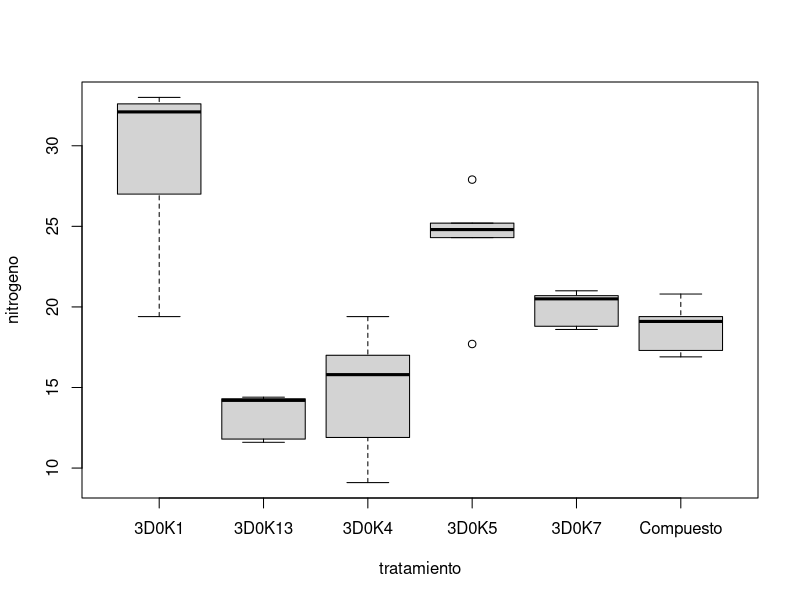

This chart was generated by the following R code:
rm(list=ls(all=TRUE))

#Generando estructuras de carpetas
dir.create(file.path(".","salidas","graficos"),showWarnings = FALSE, recursive=TRUE)
dir.create(file.path(".","salidas","excel"),showWarnings = FALSE, recursive=TRUE)
dir.create(file.path(".","salidas","pdf"),showWarnings = FALSE, recursive=TRUE)
dir.create(file.path(".","salidas","html"),showWarnings = FALSE, recursive=TRUE)
dir.create(file.path(".","script"),showWarnings = FALSE, recursive=TRUE)
dir.create(file.path(".","rmd"),showWarnings = FALSE, recursive=TRUE)
dir.create(file.path(".","qmd"),showWarnings = FALSE, recursive=TRUE)
dir.create(file.path(".","BD"),showWarnings = FALSE, recursive=TRUE)

#Datos 
datos <- data.frame(
      tratamiento = factor(rep(c("3D0K1", "3D0K5", "3D0K4", "3D0K7", "3D0K13", "Compuesto"), each = 5)),
      nitrogeno = c(19.4, 32.6, 27.0, 32.1, 33.0,
                    17.7, 24.8, 27.9, 25.2, 24.3,
                    17.0, 19.4, 9.1, 11.9, 15.8,
                    20.7, 21.0, 20.5, 18.8, 18.6,
                    14.3, 14.4, 11.8, 11.6, 14.2,
                    17.3, 19.4, 19.1, 16.9, 20.8)
    )

datos$tratamiento_c<-as.character(datos$tratamiento)
str(datos)

library(readxl)
datosexcel<-read_excel(file.path(".","BD","dca.xlsx"))
datosexcel<-as.data.frame(datosexcel)
datosexcel$tratamiento_f<-as.factor(datosexcel$tratamiento)
str(datosexcel)
levels(datosexcel$tratamiento_f)
nlevels(datosexcel$tratamiento_f)

#Estadistica descriptiva

#Funciones previas
descriptiva<-aggregate(nitrogeno~tratamiento,data=datos,mean)
descriptivasd<-aggregate(nitrogeno~tratamiento,data=datos,sd)

#personalizando aggregate forma 1
descriptiva<-aggregate(nitrogeno~tratamiento,data=datos,function(x){
  media<-mean(x)
  sd <- sd(x)
  n <- length(x)
  # t(alpha/2,gl)*s/raiz(n)
  delta<-qt(0.025,n-1,lower.tail=FALSE)*sd/sqrt(n)
  return(c(Media=media,Ds=sd,N=n,Delta=delta,Inferior=media-delta,Superior=media+delta,
  Maximo=max(x),Minimo=min(x),Mediana=median(x)))
})
descriptiva

#personalizando agregate forma 2
resumen<-function(x){
  media<-mean(x)
  sd <- sd(x)
  n <- length(x)
  # t(alpha/2,gl)*s/raiz(n)
  delta<-qt(0.025,n-1,lower.tail=FALSE)*sd/sqrt(n)
  return(c(Media=media,Ds=sd,N=n,Delta=delta,Inferior=media-delta,Superior=media+delta,
  Maximo=max(x),Minimo=min(x),Mediana=median(x)))
}
descriptiva<-aggregate(nitrogeno~tratamiento,data=datos,resumen)

descriptiva_tapply<-tapply(datos$nitrogeno,datos$tratamiento,resumen)
descriptiva2<-do.call(rbind,descriptiva_tapply)

##Formas de acceder a una lista
str(descriptiva)
str(descriptiva_tapply)
descriptiva_tapply$`3D0K1`
descriptiva_tapply[[1]]
names(descriptiva_tapply)
descriptiva_tapply[["3D0K1"]]
str(descriptiva2)


boxplot(nitrogeno~tratamiento,data=datos)

num_oro<-(1+sqrt(5))/2
jpeg(file.path(".","salidas","graficos","barras.jpg"),units="px",height=5*1200,width=num_oro*5*1200,res=1200,
 quality = 100)
# Paleta de colores
color_barras  <- "#397F9F"
color_datos   <- "#6485BC"
color_mediana <- "#D55E00"
color_media   <- "#111827"

# Estadísticos
media    <- descriptiva$nitrogeno[, "Media"]
mediana  <- descriptiva$nitrogeno[, "Mediana"]
inferior <- descriptiva$nitrogeno[, "Inferior"]
superior <- descriptiva$nitrogeno[, "Superior"]
names_trt<- descriptiva$tratamiento

bp<-barplot(media,xlab=expression("Cepas de " * italic("Rhizobium") * " sp."),
 ylab="Nitrógeno (mg)",ylim=c(0,40),names.arg = names_trt,cex.axis = 0.7,
 col=adjustcolor(color_barras, alpha.f = 0.3))
arrows(bp,inferior,bp,superior,
length = 0.05, lwd=1.5,code=3,angle=90)
arrows(bp,inferior,bp,superior,
length = 0.05, lwd=1.5,code=3,angle=45)
points(x=rep(bp,each=5),y=datos$nitrogeno[order(datos$tratamiento)],pch=24,cex=0.5,col=color_datos)
points(x=bp,y=mediana,pch=18,cex=0.9,col=color_mediana)
points(x=bp,y=media,pch=16,cex=0.9,col=color_media)

# Leyenda
legend("topright",legend = c("Observaciones", "Media", "Mediana"),
  pch = c(24, 16, 18),pt.bg = c(color_datos, NA, NA),
  col = c(color_datos, color_media, color_mediana),
  pt.cex = c(0.8, 1.0, 1.2),bty = "n",cex = 0.85)
#Fig 1. Gráfico descriptivo para el contenido de nitróneno en 6 tratamientos de cepas de Rhizoboum.
#.      La barras indican la media del tratamiento la cual también está resaltada en negro. La mediana
#       se resalta en color naranja. Las observaciones originales están en color azul y las barras 
#.      de error indican los límites del intervalo de confianza de 95%.
dev.off()

#barplot(descriptiva2[,"Media"])
